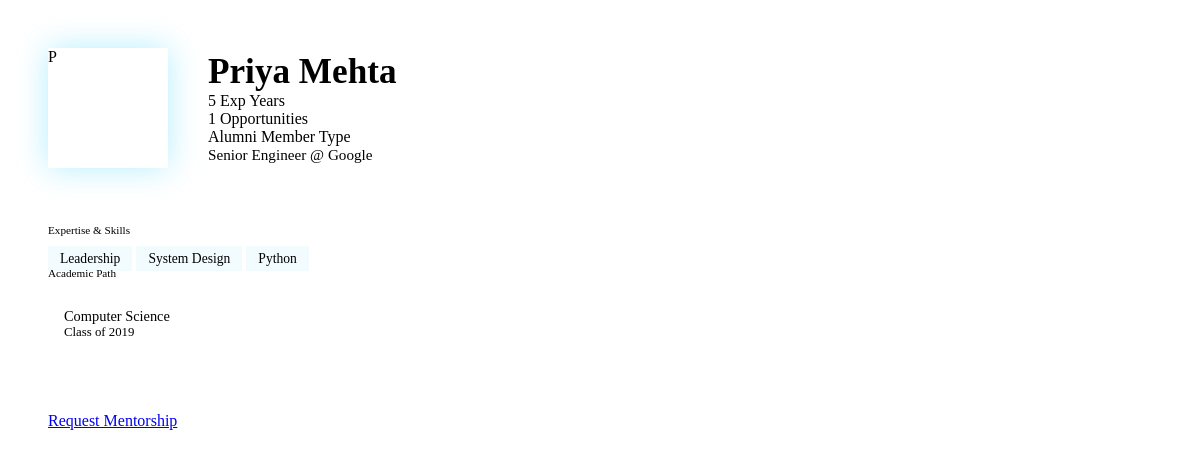
The page /profile/modal/3/ (signed in) on the database as committed earlier.
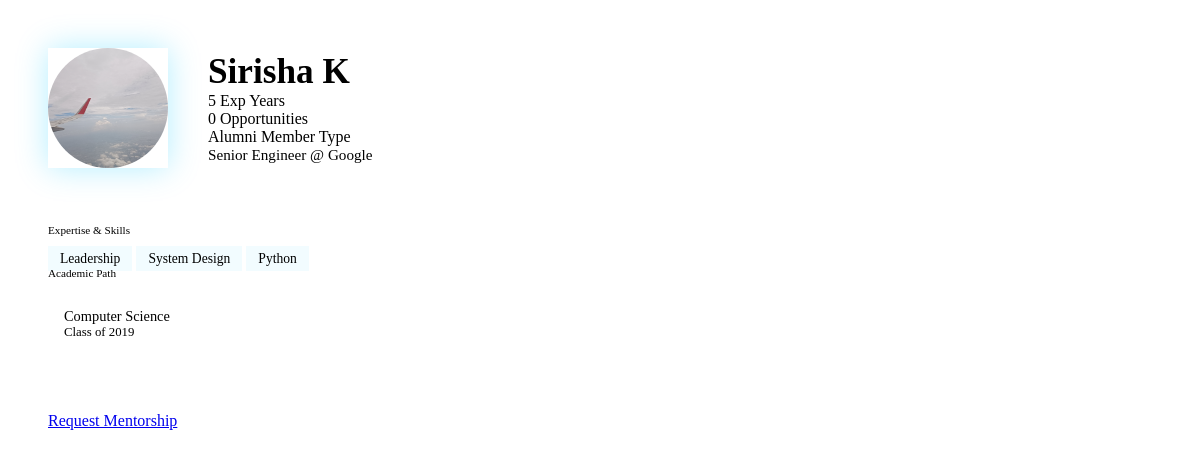
The same page on the database as committed later.
### mainapp/models.py (models this page shows, shortened)
class User(AbstractUser):
    ROLE_CHOICES = [
        ('student', 'Student'),
        ('alumni', 'Alumni'),
        ('admin', 'Admin'),
    ]
    STATUS_CHOICES = [
        ('pending', 'Pending'),
        ('approved', 'Approved'),
        ('rejected', 'Rejected'),
    ]
    role = models.CharField(max_length=10, choices=ROLE_CHOICES, default='student')
    status = models.CharField(max_length=10, choices=STATUS_CHOICES, default='pending')
    avatar = models.ImageField(upload_to='avatars/', blank=True, null=True)
    bio = models.TextField(blank=True)
    phone = models.CharField(max_length=15, blank=True)
    linkedin = models.URLField(blank=True)
    created_at = models.DateTimeField(auto_now_add=True)
    last_login_ip = models.GenericIPAddressField(blank=True, null=True)
    @property
    def display_name(self):
        return self.get_full_name() or self.username

### mainapp/views.py (the view)
# urls.py: path('profile/modal/<int:user_id>/', views.profile_modal, name='profile_modal'),
@login_required
def profile_modal(request, user_id):
    profile_user = get_object_or_404(User, id=user_id)
    context = {'profile_user': profile_user}
    if profile_user.role == 'student':
        try:
            context['student_profile'] = profile_user.student_profile
        except StudentProfile.DoesNotExist:
            context['student_profile'] = None
    elif profile_user.role == 'alumni':
        try:
            context['alumni_profile'] = profile_user.alumni_profile
            context['posts'] = Post.objects.filter(author=profile_user, is_active=True)
        except AlumniProfile.DoesNotExist:
            context['alumni_profile'] = None
    return render(request, 'includes/profile_modal_content.html', context)

### mainapp/models.py (called while the page is built)
    @property
    def skills_list(self):
        if not self.skills:
            return []
        return [s.strip() for s in self.skills.split(',') if s.strip()]

### templates/includes/profile_modal_content.html (shortened to what the changed rows need)
<div class="instagram-profile-popup">
  <div style="padding: 2.5rem 2.5rem 1.5rem; display: flex; align-items: center; gap: 2.5rem; border-bottom: 1px solid var(--glass-border)">
    <div class="profile-avatar-large" style="width: 120px; height: 120px; position: static; box-shadow: 0 0 30px rgba(0,200,255,0.3); border-width: 4px;">
      {% if profile_user.avatar %}
      <img src="{{ profile_user.avatar.url }}" alt="" style="width:100%;height:100%;object-fit:cover;border-radius:50%">
      {% else %}
      {{ profile_user.display_name|first|upper }}
      {% endif %}
    </div>
    <div style="flex: 1">
      <div class="d-flex align-items-center gap-3 mb-3">
        <h2 style="font-family:'Instrument Serif',serif; font-size: 2.2rem; margin: 0; color: var(--text-primary)">{{ profile_user.display_name }}</h2>
      </div>
      <div class="d-flex gap-4 mb-4">
        <div class="stat-box" style="text-align: left; padding: 0; border: none">
          <span class="stat-value">
            {% if profile_user.role == 'alumni' %}
              {{ posts.count|default:"0" }}
            {% else %}
              {{ profile_user.sent_requests.count }}
            {% endif %}
          </span>
          <span class="stat-label">{% if profile_user.role == 'alumni' %}Opportunities{% else %}Mentors{% endif %}</span>
        </div>
        <div class="stat-box" style="text-align: left; padding: 0; border: none">
          <span class="stat-value">{{ profile_user.role|title }}</span>
          <span class="stat-label">Member Type</span>
        </div>
      </div>
      <div style="color: var(--text-muted); font-size: 0.95rem; font-weight: 500">
      </div>
    </div>
  </div>
</div>

Rows that differ between the two databases and show on the page:
changed User "Alumni": avatar: picture added; display_name "Priya Mehta" → "Sirisha K"; display_name|first "P" → (not shown)
Other text that changed with them:
{{ posts.count|default:"0" }}: "1" → "0"
